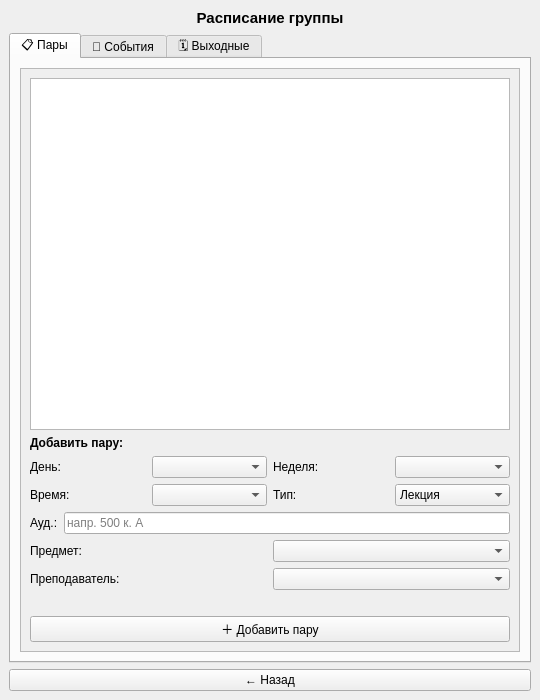
<?xml version="1.0" encoding="UTF-8"?>
<ui version="4.0">
 <class>ScheduleEditPage</class>
 <widget class="QMainWindow" name="ScheduleEditPage">
  <property name="geometry"><rect><x>0</x><y>0</y><width>540</width><height>700</height></rect></property>
  <property name="windowTitle"><string>Расписание группы</string></property>
  <widget class="QWidget" name="centralwidget">
   <layout class="QVBoxLayout" name="rootLayout">

    <item><widget class="QLabel" name="titleLabel">
     <property name="text"><string>Расписание группы</string></property>
     <property name="alignment"><set>Qt::AlignCenter</set></property>
     <property name="font"><font><pointsize>11</pointsize><bold>true</bold></font></property>
    </widget></item>

    <item>
     <widget class="QTabWidget" name="tabWidget">

      <!-- ── Вкладка 1: Пары ── -->
      <widget class="QWidget" name="tabClasses">
       <attribute name="title"><string>📋 Пары</string></attribute>
       <layout class="QVBoxLayout">
        <item>
         <widget class="QScrollArea" name="scrollClasses">
          <property name="widgetResizable"><bool>true</bool></property>
          <widget class="QWidget" name="scrollContents1">
           <layout class="QVBoxLayout">

            <item><widget class="QTableWidget" name="scheduleTable">
             <property name="minimumHeight"><number>160</number></property>
            </widget></item>

            <item><widget class="QLabel" name="addClassLabel">
             <property name="text"><string>Добавить пару:</string></property>
             <property name="font"><font><bold>true</bold></font></property>
            </widget></item>

            <item><layout class="QHBoxLayout">
             <item><widget class="QLabel"><property name="text"><string>День:</string></property></widget></item>
             <item><widget class="QComboBox" name="weekDayCombo"/></item>
             <item><widget class="QLabel"><property name="text"><string>Неделя:</string></property></widget></item>
             <item><widget class="QComboBox" name="weekCombo"/></item>
            </layout></item>

            <item><layout class="QHBoxLayout">
             <item><widget class="QLabel"><property name="text"><string>Время:</string></property></widget></item>
             <item><widget class="QComboBox" name="timeCombo"/></item>
             <item><widget class="QLabel"><property name="text"><string>Тип:</string></property></widget></item>
             <item><widget class="QComboBox" name="typeCombo">
              <item><property name="text"><string>Лекция</string></property></item>
              <item><property name="text"><string>Практика</string></property></item>
              <item><property name="text"><string>Лабораторная</string></property></item>
             </widget></item>
            </layout></item>

            <item><layout class="QHBoxLayout">
             <item><widget class="QLabel"><property name="text"><string>Ауд.:</string></property></widget></item>
             <item><widget class="QLineEdit" name="placeEdit">
              <property name="placeholderText"><string>напр. 500 к. А</string></property>
             </widget></item>
            </layout></item>

            <item><layout class="QHBoxLayout">
             <item><widget class="QLabel"><property name="text"><string>Предмет:</string></property></widget></item>
             <item><widget class="QComboBox" name="subjectCombo"/></item>
            </layout></item>

            <item><layout class="QHBoxLayout">
             <item><widget class="QLabel"><property name="text"><string>Преподаватель:</string></property></widget></item>
             <item><widget class="QComboBox" name="teacherCombo"/></item>
            </layout></item>

            <item><widget class="QLabel" name="classStatusLabel">
             <property name="text"><string></string></property>
             <property name="alignment"><set>Qt::AlignCenter</set></property>
            </widget></item>

            <item><widget class="QPushButton" name="addClassButton">
             <property name="text"><string>＋ Добавить пару</string></property>
            </widget></item>

           </layout>
          </widget>
         </widget>
        </item>
       </layout>
      </widget>

      <!-- ── Вкладка 2: События ── -->
      <widget class="QWidget" name="tabEvents">
       <attribute name="title"><string>📅 События</string></attribute>
       <layout class="QVBoxLayout">
        <item>
         <widget class="QScrollArea" name="scrollEvents">
          <property name="widgetResizable"><bool>true</bool></property>
          <widget class="QWidget" name="scrollContents2">
           <layout class="QVBoxLayout">

            <item><widget class="QLabel" name="eventsHint">
             <property name="text"><string>Тестирования, контрольные, мероприятия группы</string></property>
             <property name="alignment"><set>Qt::AlignCenter</set></property>
             <property name="wordWrap"><bool>true</bool></property>
            </widget></item>

            <item><widget class="QTableWidget" name="eventsTable">
             <property name="minimumHeight"><number>140</number></property>
            </widget></item>

            <item><widget class="QLabel" name="addEventLabel">
             <property name="text"><string>Добавить событие:</string></property>
             <property name="font"><font><bold>true</bold></font></property>
            </widget></item>

            <item><layout class="QHBoxLayout">
             <item><widget class="QLabel"><property name="text"><string>Дата:</string></property></widget></item>
             <item><widget class="QDateEdit" name="eventDateEdit"/></item>
             <item><widget class="QLabel"><property name="text"><string>Время:</string></property></widget></item>
             <item><widget class="QLineEdit" name="eventTimeEdit">
              <property name="placeholderText"><string>08:00</string></property>
              <property name="maximumWidth"><number>70</number></property>
             </widget></item>
            </layout></item>

            <item><layout class="QHBoxLayout">
             <item><widget class="QLabel"><property name="text"><string>Название:</string></property></widget></item>
             <item><widget class="QLineEdit" name="eventTitleEdit">
              <property name="placeholderText"><string>напр. Контрольная по математике</string></property>
             </widget></item>
            </layout></item>

            <item><widget class="QLabel" name="eventStatusLabel">
             <property name="text"><string></string></property>
             <property name="alignment"><set>Qt::AlignCenter</set></property>
            </widget></item>

            <item><widget class="QPushButton" name="addEventButton">
             <property name="text"><string>＋ Добавить событие</string></property>
            </widget></item>

           </layout>
          </widget>
         </widget>
        </item>
       </layout>
      </widget>

      <!-- ── Вкладка 3: Выходные ── -->
      <widget class="QWidget" name="tabHolidays">
       <attribute name="title"><string>🗓 Выходные</string></attribute>
       <layout class="QVBoxLayout">
        <item>
         <widget class="QScrollArea" name="scrollHolidays">
          <property name="widgetResizable"><bool>true</bool></property>
          <widget class="QWidget" name="scrollContents3">
           <layout class="QVBoxLayout">

            <item><widget class="QLabel" name="holidaysHint">
             <property name="text"><string>Праздничные и нерабочие дни</string></property>
             <property name="alignment"><set>Qt::AlignCenter</set></property>
            </widget></item>

            <item><widget class="QTableWidget" name="holidaysTable">
             <property name="minimumHeight"><number>120</number></property>
            </widget></item>

            <item><widget class="QLabel" name="addHolidayLabel">
             <property name="text"><string>Добавить выходной:</string></property>
             <property name="font"><font><bold>true</bold></font></property>
            </widget></item>

            <item><layout class="QHBoxLayout">
             <item><widget class="QLabel"><property name="text"><string>Дата:</string></property></widget></item>
             <item><widget class="QDateEdit" name="holidayDateEdit"/></item>
            </layout></item>

            <item><widget class="QLabel" name="holidayStatusLabel">
             <property name="text"><string></string></property>
             <property name="alignment"><set>Qt::AlignCenter</set></property>
            </widget></item>

            <item><widget class="QPushButton" name="addHolidayButton">
             <property name="text"><string>＋ Добавить выходной</string></property>
            </widget></item>

           </layout>
          </widget>
         </widget>
        </item>
       </layout>
      </widget>

     </widget>
    </item>

    <item><widget class="QPushButton" name="backButton">
     <property name="text"><string>← Назад</string></property>
    </widget></item>

   </layout>
  </widget>
 </widget>
 <resources/><connections/>
</ui>
